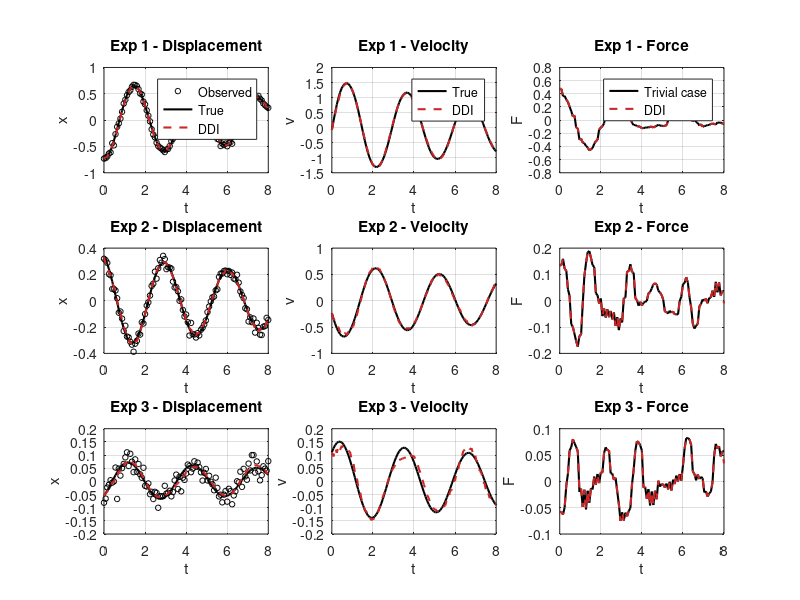
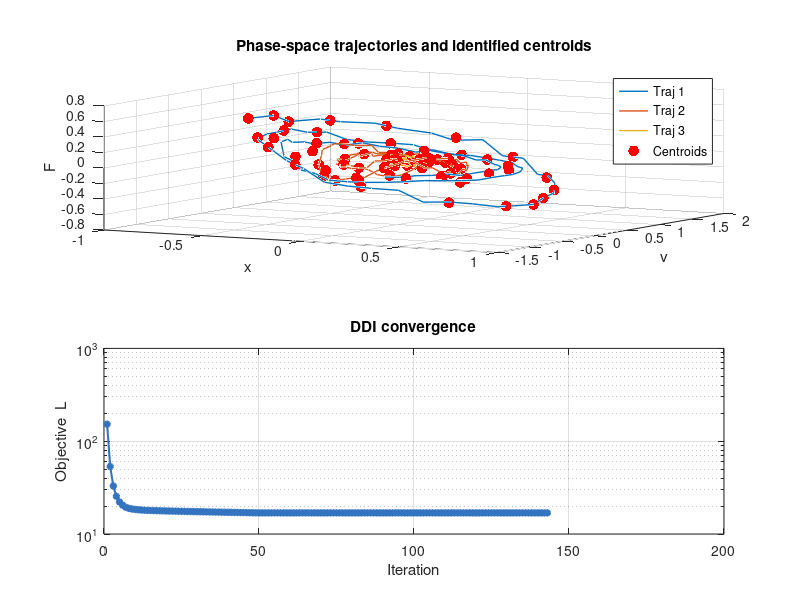

Reproduce these figures in MATLAB, in order.
function DDI_example()
%DDI_KINEMATICS  Data-driven identification with noisy kinematic measurements
%
% Implements the staggered minimisation of Ulloa's working notes.
%
% Objective function:
%   L = sum_alpha sum_n w_n [ f^2(z_n) + d^2(z_n, z_bar_k) ]
%     + beta_F * sum_alpha sum_{n=1}^{N-1} w_n * dt * (F_{n+1} - F_n)^2
%
% Force law (state-dependent, shared across all experiments):
%   F(x,v) = -k3*x^3 - cd*v*|v|
%   Both terms are strictly restoring/dissipative -- ODE is unconditionally
%   stable for any initial condition.
%
% Observations:
%   - x is measured directly with noise
%   - v is NOT observed; estimated by central differences on Gaussian-smoothed x_obs
%
% Force panel shows two estimates:
%   - Trivial (algebraic): F = m*a + c*v + k*x  (requires known m,c,k)
%   - DDI: recovered without assuming a force model

clear; close all; clc;
rng(42);   % controls measurement noise only

%% =========================================================================
%  USER PARAMETERS
%% =========================================================================

% -- Structural parameters (used in ODE and KKT -- DDI requires these) --
m = 1.0;
c = 0.1;
k = 4.0;

% -- Nonlinear force law (used only for data generation) --
% -k3*x^3 : hardening cubic spring  (always restoring)
% -cd*v|v| : quadratic drag          (always dissipative)
k3 = 2.0;
cd = 0.05;
F_law = @(x,v) -k3*x.^3 - cd*v.*abs(v);

% -- Time grid --
T     = 8.0;
T_buf = 2.0;
T_ext = T + T_buf;
N_ext = 126;
t_ext = linspace(0, T_ext, N_ext);
dt    = t_ext(2) - t_ext(1);
N_out = round(T/T_ext * (N_ext-1)) + 1;
t_out = t_ext(1:N_out);

% -- Experiments -- change only Nexp; ICs are drawn automatically --
Nexp = 3;
rng(13);                         % IC seed (independent of noise seed above)
x_ini = 0.5*randn(Nexp, 1);
v_ini = 0.3*randn(Nexp, 1);

% -- Noise (applied to x only) --
noise_frac = 0.1;

% -- DDI weights --
w_obs_x = 50.0;   % trust x measurements strongly
w_obs_v =  0.5;   % v estimated numerically -- trust weakly
wx = 1.0;
wv = 1.0;
wF = 3.0;
wn = ones(N_ext, 1);

% -- beta_F annealing --
beta_F0      = 80.0;
beta_F1      = 15.0;
anneal_iters = 50;

% -- Centroids and solver --
Nbar     = 25 * Nexp;
max_iter = 200;
tol      = 1e-9;

%% =========================================================================
%  GENERATE SYNTHETIC DATA
%% =========================================================================
fprintf('=== Generating synthetic data ===\n');

x_true_ext = zeros(Nexp, N_ext);
v_true_ext = zeros(Nexp, N_ext);

ode_opts = odeset('RelTol',1e-9,'AbsTol',1e-12);
for a = 1:Nexp
    rhs_f = @(~,y) [y(2); (F_law(y(1),y(2)) - c*y(2) - k*y(1))/m];
    [t_sol, Y] = ode45(rhs_f, t_ext, [x_ini(a); v_ini(a)], ode_opts);
    if length(t_sol) ~= N_ext
        error(['ODE failed for experiment %d at t=%.4f. ' ...
               'Reduce IC amplitudes or check F_law stability.'], a, t_sol(end));
    end
    x_true_ext(a,:) = Y(:,1)';
    v_true_ext(a,:) = Y(:,2)';
end

sig   = std(x_true_ext(:,1:N_out), [], 'all');
x_obs = x_true_ext + noise_frac*sig*randn(Nexp, N_ext);
% v is NOT observed -- constructed below from x_obs

%% =========================================================================
%  GAUSSIAN SMOOTHING
%  Used for: (1) estimating v_obs, (2) initialising trajectories
%% =========================================================================
smooth_sigma = 3;
hw = ceil(3*smooth_sigma);
gw = exp(-(-hw:hw).^2 / (2*smooth_sigma^2));
gw = gw / sum(gw);

x_smooth = zeros(Nexp, N_ext);
for a = 1:Nexp
    x_smooth(a,:) = conv(x_obs(a,:), gw, 'same');
    x_smooth(a,1) = x_ini(a);   % enforce known IC exactly
end

%% =========================================================================
%  VELOCITY ESTIMATE FROM SMOOTHED DISPLACEMENT
%  Central differences on x_smooth -- only velocity information available.
%% =========================================================================
v_obs = zeros(Nexp, N_ext);
for a = 1:Nexp
    v_obs(a,2:N_ext-1) = (x_smooth(a,3:N_ext) - x_smooth(a,1:N_ext-2)) / (2*dt);
    v_obs(a,1)         = v_ini(a);
    v_obs(a,N_ext)     = v_obs(a,N_ext-1);
end

%% =========================================================================
%  INITIALISE TRAJECTORIES
%% =========================================================================
fprintf('=== Initialising ===\n');

x_traj = x_obs;
v_traj = v_obs;
F_traj = zeros(Nexp, N_ext);
for a = 1:Nexp
    for n = 2:N_ext-1
        F_traj(a,n) = m*(v_traj(a,n+1)-v_traj(a,n-1))/(2*dt) ...
                    + c*v_traj(a,n) + k*x_smooth(a,n);
    end
    F_traj(a,1)     = F_traj(a,2);
    F_traj(a,N_ext) = F_traj(a,N_ext-1);
end

%% =========================================================================
%  K-MEANS++ CENTROID INITIALISATION
%% =========================================================================
fprintf('=== K-means++ centroid seeding ===\n');

all_pts   = [x_traj(:), v_traj(:), F_traj(:)];
pts_scale = std(all_pts) + eps;
pts_n     = all_pts ./ pts_scale;

Npts  = size(all_pts, 1);
ci    = zeros(Nbar, 1);
ci(1) = randi(Npts);
min_d2 = inf(Npts, 1);
for kk = 2:Nbar
    d2c    = sum((pts_n - pts_n(ci(kk-1),:)).^2, 2);
    min_d2 = min(min_d2, d2c);
    prob   = min_d2 / sum(min_d2);
    ci(kk) = find(rand < cumsum(prob), 1);
end
xbar = all_pts(ci, 1)';
vbar = all_pts(ci, 2)';
Fbar = all_pts(ci, 3)';

assign = ones(Nexp, N_ext, 'int32');

%% =========================================================================
%  DDI MAIN LOOP
%% =========================================================================
fprintf('=== DDI alternating minimisation ===\n');
fprintf('  %5s  %14s  %14s  %10s\n','Iter','Objective L','Rel. dL','beta_F');

L_hist = nan(max_iter, 1);

for iter = 1:max_iter

    % beta_F geometric annealing
    if iter <= anneal_iters
        frac   = (iter-1) / (anneal_iters-1);
        beta_F = beta_F0 * (beta_F1/beta_F0)^frac;
    else
        beta_F = beta_F1;
    end

    % Assignment: nearest centroid in weighted (x,v,F) space
    pts_all = [x_traj(:), v_traj(:), F_traj(:)];
    cen_all = [xbar(:),   vbar(:),   Fbar(:)  ];
    D2 = wx*(pts_all(:,1) - cen_all(:,1)').^2 + ...
         wv*(pts_all(:,2) - cen_all(:,2)').^2 + ...
         wF*(pts_all(:,3) - cen_all(:,3)').^2;
    [~, assign_vec] = min(D2, [], 2);
    assign = reshape(int32(assign_vec), Nexp, N_ext);

    % Step 1: KKT solve per experiment (Eqs. 12-17)
    for a = 1:Nexp
        [x_traj(a,:), v_traj(a,:), F_traj(a,:)] = ...
            solve_trajectory(m, c, k, dt, N_ext, wn, ...
                             w_obs_x, w_obs_v, wx, wv, wF, beta_F, ...
                             x_obs(a,:), v_obs(a,:), ...
                             x_ini(a), v_ini(a), ...
                             xbar, vbar, Fbar, assign(a,:));
    end

    % Step 2: Centroid update (Eqs. 19-21)
    num_x = zeros(1, Nbar);
    num_v = zeros(1, Nbar);
    num_F = zeros(1, Nbar);
    den   = zeros(1, Nbar);
    for a = 1:Nexp
        for n = 1:N_ext
            kk        = assign(a,n);
            w         = wn(n);
            num_x(kk) = num_x(kk) + w*x_traj(a,n);
            num_v(kk) = num_v(kk) + w*v_traj(a,n);
            num_F(kk) = num_F(kk) + w*F_traj(a,n);
            den(kk)   = den(kk)   + w;
        end
    end
    for kk = 1:Nbar
        if den(kk) > 0
            xbar(kk) = num_x(kk)/den(kk);
            vbar(kk) = num_v(kk)/den(kk);
            Fbar(kk) = num_F(kk)/den(kk);
        end
    end

    % Convergence check
    L = eval_objective(Nexp, N_ext, wn, dt, ...
                       w_obs_x, w_obs_v, wx, wv, wF, beta_F, ...
                       x_traj, v_traj, F_traj, x_obs, v_obs, ...
                       xbar, vbar, Fbar, assign);
    L_hist(iter) = L;

    if iter > 1
        dL = abs(L - L_hist(iter-1)) / (abs(L_hist(iter-1)) + eps);
        fprintf('  %5d  %14.6e  %14.6e  %10.3f\n', iter, L, dL, beta_F);
        if dL < tol && iter > anneal_iters
            fprintf('  --> Converged at iteration %d.\n', iter);
            break;
        end
    else
        fprintf('  %5d  %14.6e  %14s  %10.3f\n', iter, L, '---', beta_F);
    end
end

%% =========================================================================
%  TRIM TO [0,T]
%% =========================================================================
fprintf('=== Plotting ===\n');

x_traj_out = x_traj(:,    1:N_out);
v_traj_out = v_traj(:,    1:N_out);
F_traj_out = F_traj(:,    1:N_out);
x_obs_out  = x_obs(:,     1:N_out);
x_true_out = x_true_ext(:,1:N_out);
v_true_out = v_true_ext(:,1:N_out);

% Trivial (algebraic) force: F = m*a + c*v + k*x using DDI trajectories.
% Requires known m, c, k. Serves as a baseline to compare DDI against.
F_trivial = zeros(Nexp, N_out);
for a = 1:Nexp
    for n = 2:N_out-1
        F_trivial(a,n) = m*(v_traj_out(a,n+1)-v_traj_out(a,n-1))/(2*dt) ...
                       + c*v_traj_out(a,n) + k*x_traj_out(a,n);
    end
    F_trivial(a,1)     = F_trivial(a,2);
    F_trivial(a,N_out) = F_trivial(a,N_out-1);
end

%% =========================================================================
%  FIGURE 1: Trajectories
%% =========================================================================
cBlue = [0.20 0.45 0.75];
cRed  = [0.80 0.15 0.15];

figure('Name','DDI - Trajectories','NumberTitle','off', ...
       'Position',[50 50 1300 260*Nexp]);
for a = 1:Nexp

    % -- Displacement --
    subplot(Nexp, 3, (a-1)*3 + 1);
    plot(t_out, x_obs_out(a,:),  'ko', 'MarkerSize',4); hold on;
    plot(t_out, x_true_out(a,:), 'k-', 'LineWidth',1.5);
    plot(t_out, x_traj_out(a,:), '--', 'Color',cRed, 'LineWidth',1.5);
    xlabel('t'); ylabel('x'); grid on; box on;
    title(sprintf('Exp %d - Displacement',a));
    if a==1, legend('Observed','True','DDI','Location','best'); end

    % -- Velocity --
    subplot(Nexp, 3, (a-1)*3 + 2);
    plot(t_out, v_true_out(a,:), 'k-', 'LineWidth',1.5); hold on;
    plot(t_out, v_traj_out(a,:), '--', 'Color',cRed, 'LineWidth',1.5);
    xlabel('t'); ylabel('v'); grid on; box on;
    title(sprintf('Exp %d - Velocity',a));
    if a==1, legend('True','DDI','Location','best'); end

    % -- Force: trivial algebraic baseline vs DDI --
    subplot(Nexp, 3, (a-1)*3 + 3);
    plot(t_out, F_trivial(a,:),  'k-', 'LineWidth',1.5); hold on;
    plot(t_out, F_traj_out(a,:), '--', 'Color',cRed, 'LineWidth',1.5);
    xlabel('t'); ylabel('F'); grid on; box on;
    title(sprintf('Exp %d - Force',a));
    if a==1, legend('Trivial case','DDI','Location','best'); end
end

%% =========================================================================
%  FIGURE 2: Phase space, centroids, convergence
%% =========================================================================
figure('Name','DDI - Phase Space and Convergence','NumberTitle','off', ...
       'Position',[100 100 950 720]);

subplot(2,1,1);
cols = lines(Nexp);
for a = 1:Nexp
    plot3(x_traj_out(a,:), v_traj_out(a,:), F_traj_out(a,:), '-', ...
          'Color',cols(a,:), 'LineWidth',1, 'DisplayName',sprintf('Traj %d',a));
    hold on;
end
scatter3(xbar, vbar, Fbar, 60, 'r', 'filled', 'DisplayName','Centroids');
xlabel('x'); ylabel('v'); zlabel('F');
title('Phase-space trajectories and identified centroids');
legend('Location','best'); grid on; view(30,20);

subplot(2,1,2);
valid = ~isnan(L_hist);
semilogy(find(valid), L_hist(valid), '-o', 'Color',cBlue, ...
         'LineWidth',1.5, 'MarkerSize',4, 'MarkerFaceColor',cBlue);
xlabel('Iteration'); ylabel('Objective  L');
title('DDI convergence'); grid on; box on;

%% =========================================================================
%  ERROR SUMMARY (x and v only -- F has no unambiguous ground truth)
%% =========================================================================
fprintf('\n=== Recovery error (window [0,T]) ===\n');
fprintf('  %6s  %10s  %10s\n','Exp','RMSE x','RMSE v');
for a = 1:Nexp
    fprintf('  %6d  %10.4f  %10.4f\n', a, ...
        rms(x_traj_out(a,:) - x_true_out(a,:)), ...
        rms(v_traj_out(a,:) - v_true_out(a,:)));
end
fprintf('=== Done ===\n');
end

%% =========================================================================
%  LOCAL FUNCTION: solve_trajectory
%% =========================================================================
function [x, v, F] = solve_trajectory(m, c, k, dt, N, wn, ...
    w_obs_x, w_obs_v, wx, wv, wF, beta_F, ...
    x_obs, v_obs, x_ini, v_ini, ...
    xbar, vbar, Fbar, assign)

col_x   = @(n) n;
col_v   = @(n) N   + n;
col_F   = @(n) 2*N + n;
col_lam = @(n) 3*N + (n-1);
col_mu  = @(n) 4*N - 2 + (n-1);

Ndof   = 5*N - 4;
nz_max = 30*N;
TI  = zeros(nz_max,1);
TJ  = zeros(nz_max,1);
TS  = zeros(nz_max,1);
rhs = zeros(Ndof,1);
nz  = 0;
row = 0;

% Eq. (17): initial conditions
row=row+1; nz=nz+1; TI(nz)=row; TJ(nz)=col_x(1); TS(nz)=1; rhs(row)=x_ini;
row=row+1; nz=nz+1; TI(nz)=row; TJ(nz)=col_v(1); TS(nz)=1; rhs(row)=v_ini;

% Interior nodes n = 2,...,N-1
for n = 2:N-1
    kk = assign(n);

    % Eq. (12): discrete dynamics
    row=row+1;
    nz=nz+1; TI(nz)=row; TJ(nz)=col_v(n+1); TS(nz)= m/(2*dt);
    nz=nz+1; TI(nz)=row; TJ(nz)=col_v(n-1); TS(nz)=-m/(2*dt);
    nz=nz+1; TI(nz)=row; TJ(nz)=col_v(n);   TS(nz)= c;
    nz=nz+1; TI(nz)=row; TJ(nz)=col_x(n);   TS(nz)= k;
    nz=nz+1; TI(nz)=row; TJ(nz)=col_F(n);   TS(nz)=-1;

    % Eq. (13): kinematics
    row=row+1;
    nz=nz+1; TI(nz)=row; TJ(nz)=col_v(n);   TS(nz)= 1;
    nz=nz+1; TI(nz)=row; TJ(nz)=col_x(n+1); TS(nz)=-1/(2*dt);
    nz=nz+1; TI(nz)=row; TJ(nz)=col_x(n-1); TS(nz)= 1/(2*dt);

    % Eq. (14): stationarity w.r.t. x_n
    row=row+1;
    nz=nz+1; TI(nz)=row; TJ(nz)=col_x(n);   TS(nz)= 2*wn(n)*(w_obs_x+wx);
    nz=nz+1; TI(nz)=row; TJ(nz)=col_lam(n); TS(nz)= k;
    if n<=N-2, nz=nz+1; TI(nz)=row; TJ(nz)=col_mu(n+1); TS(nz)= 1/(2*dt); end
    if n>=3,   nz=nz+1; TI(nz)=row; TJ(nz)=col_mu(n-1); TS(nz)=-1/(2*dt); end
    rhs(row) = 2*wn(n)*(w_obs_x*x_obs(n) + wx*xbar(kk));

    % Eq. (15): stationarity w.r.t. v_n
    row=row+1;
    nz=nz+1; TI(nz)=row; TJ(nz)=col_v(n);   TS(nz)= 2*wn(n)*(w_obs_v+wv);
    nz=nz+1; TI(nz)=row; TJ(nz)=col_lam(n); TS(nz)= c;
    nz=nz+1; TI(nz)=row; TJ(nz)=col_mu(n);  TS(nz)= 1;
    if n>=3,   nz=nz+1; TI(nz)=row; TJ(nz)=col_lam(n-1); TS(nz)= m/(2*dt); end
    if n<=N-2, nz=nz+1; TI(nz)=row; TJ(nz)=col_lam(n+1); TS(nz)=-m/(2*dt); end
    rhs(row) = 2*wn(n)*(w_obs_v*v_obs(n) + wv*vbar(kk));

    % Eq. (16): stationarity w.r.t. F_n (extended with beta_F smoothing)
    diag_F = 2*wn(n)*wF + 2*beta_F*dt*(wn(n-1)+wn(n));
    row=row+1;
    nz=nz+1; TI(nz)=row; TJ(nz)=col_F(n);   TS(nz)= diag_F;
    nz=nz+1; TI(nz)=row; TJ(nz)=col_lam(n); TS(nz)=-1;
    nz=nz+1; TI(nz)=row; TJ(nz)=col_F(n-1); TS(nz)=-2*beta_F*dt*wn(n-1);
    nz=nz+1; TI(nz)=row; TJ(nz)=col_F(n+1); TS(nz)=-2*beta_F*dt*wn(n);
    rhs(row) = 2*wn(n)*wF*Fbar(kk);
end

% Boundary stationarity at n=1 and n=N
% dL/dF(1)
row=row+1;
nz=nz+1; TI(nz)=row; TJ(nz)=col_F(1); TS(nz)= 2*wn(1)*wF + 2*beta_F*dt*wn(1);
nz=nz+1; TI(nz)=row; TJ(nz)=col_F(2); TS(nz)=-2*beta_F*dt*wn(1);
rhs(row) = 2*wn(1)*wF*Fbar(assign(1));

% dL/dx(N)
row=row+1;
nz=nz+1; TI(nz)=row; TJ(nz)=col_x(N);    TS(nz)= 2*wn(N)*(w_obs_x+wx);
nz=nz+1; TI(nz)=row; TJ(nz)=col_mu(N-1); TS(nz)=-1/(2*dt);
rhs(row) = 2*wn(N)*(w_obs_x*x_obs(N) + wx*xbar(assign(N)));

% dL/dv(N)
row=row+1;
nz=nz+1; TI(nz)=row; TJ(nz)=col_v(N);     TS(nz)= 2*wn(N)*(w_obs_v+wv);
nz=nz+1; TI(nz)=row; TJ(nz)=col_lam(N-1); TS(nz)= m/(2*dt);
rhs(row) = 2*wn(N)*(w_obs_v*v_obs(N) + wv*vbar(assign(N)));

% dL/dF(N)
row=row+1;
nz=nz+1; TI(nz)=row; TJ(nz)=col_F(N);   TS(nz)= 2*wn(N)*wF + 2*beta_F*dt*wn(N-1);
nz=nz+1; TI(nz)=row; TJ(nz)=col_F(N-1); TS(nz)=-2*beta_F*dt*wn(N-1);
rhs(row) = 2*wn(N)*wF*Fbar(assign(N));

if row ~= Ndof
    error('KKT assembly error: %d rows assembled, %d expected.', row, Ndof);
end

sol = sparse(TI(1:nz), TJ(1:nz), TS(1:nz), Ndof, Ndof) \ rhs;
x = sol(1    :  N)';
v = sol(N+1  :2*N)';
F = sol(2*N+1:3*N)';
end


%% =========================================================================
%  LOCAL FUNCTION: eval_objective
%% =========================================================================
function L = eval_objective(Nexp, N, wn, dt, ...
    w_obs_x, w_obs_v, wx, wv, wF, beta_F, ...
    x_traj, v_traj, F_traj, x_obs, v_obs, ...
    xbar, vbar, Fbar, assign)
L = 0;
for a = 1:Nexp
    for n = 1:N
        kk = assign(a,n);
        f2 = w_obs_x*(x_traj(a,n)-x_obs(a,n))^2 ...
           + w_obs_v*(v_traj(a,n)-v_obs(a,n))^2;
        d2 = wx*(x_traj(a,n)-xbar(kk))^2 ...
           + wv*(v_traj(a,n)-vbar(kk))^2 ...
           + wF*(F_traj(a,n)-Fbar(kk))^2;
        L = L + wn(n)*(f2+d2);
    end
    for n = 1:N-1
        L = L + beta_F*wn(n)*dt*(F_traj(a,n+1)-F_traj(a,n))^2;
    end
end
end
